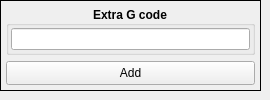
     <widget class="QWidget" name="tab_5">
      <attribute name="title">
       <string>Gcode Ex</string>
      </attribute>
      <widget class="QFrame" name="verticalFrame">
       <property name="geometry">
        <rect>
         <x>0</x>
         <y>0</y>
         <width>261</width>
         <height>91</height>
        </rect>
       </property>
       <property name="frameShape">
        <enum>QFrame::Box</enum>
       </property>
       <layout class="QVBoxLayout" name="verticalLayout_4">
        <property name="leftMargin">
         <number>5</number>
        </property>
        <property name="topMargin">
         <number>5</number>
        </property>
        <property name="rightMargin">
         <number>5</number>
        </property>
        <property name="bottomMargin">
         <number>5</number>
        </property>
        <item>
         <widget class="QGroupBox" name="gridGroupBox">
          <property name="maximumSize">
           <size>
            <width>16777215</width>
            <height>80</height>
           </size>
          </property>
          <property name="font">
           <font>
            <weight>75</weight>
            <bold>true</bold>
           </font>
          </property>
          <property name="title">
           <string>Extra G code</string>
          </property>
          <property name="alignment">
           <set>Qt::AlignCenter</set>
          </property>
          <property name="flat">
           <bool>false</bool>
          </property>
          <layout class="QGridLayout" name="gridLayout" rowstretch="0">
           <property name="leftMargin">
            <number>2</number>
           </property>
           <property name="topMargin">
            <number>2</number>
           </property>
           <property name="rightMargin">
            <number>2</number>
           </property>
           <property name="bottomMargin">
            <number>2</number>
           </property>
           <property name="horizontalSpacing">
            <number>2</number>
           </property>
           <property name="verticalSpacing">
            <number>5</number>
           </property>
           <item row="0" column="0">
            <widget class="QLineEdit" name="extraLE"/>
           </item>
          </layout>
         </widget>
        </item>
        <item>
         <widget class="QPushButton" name="addExtraPB">
          <property name="sizePolicy">
           <sizepolicy hsizetype="Preferred" vsizetype="Preferred">
            <horstretch>0</horstretch>
            <verstretch>0</verstretch>
           </sizepolicy>
          </property>
          <property name="minimumSize">
           <size>
            <width>80</width>
            <height>0</height>
           </size>
          </property>
          <property name="maximumSize">
           <size>
            <width>5555</width>
            <height>5555555</height>
           </size>
          </property>
          <property name="text">
           <string>Add</string>
          </property>
         </widget>
        </item>
       </layout>
      </widget>
     </widget>
